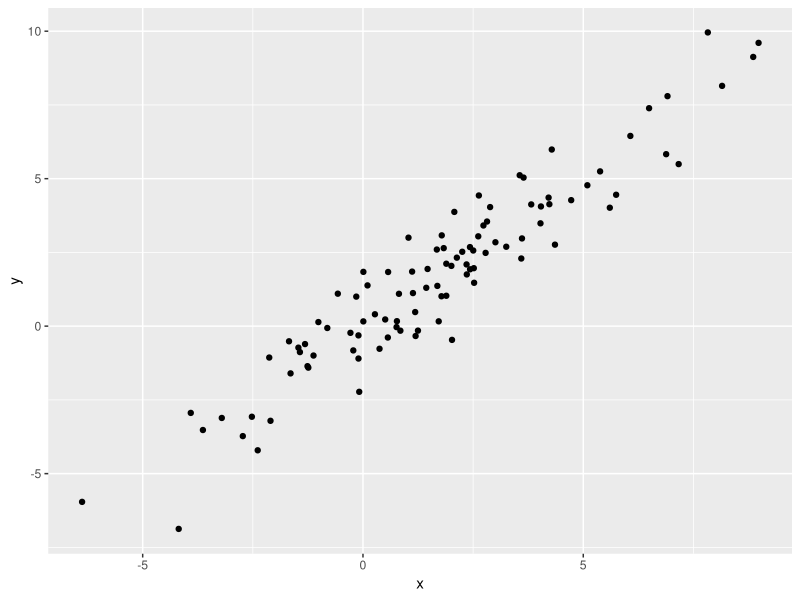

Recreate this plot in R.
## ---- chunk 1
library(tidyverse)

plot_df = 
  tibble(
    x = rnorm(100, 2, 3), 
    y = x + rnorm(100)
  )

plot_df |> 
  ggplot(aes(x = x, y = y)) +
  geom_point()
